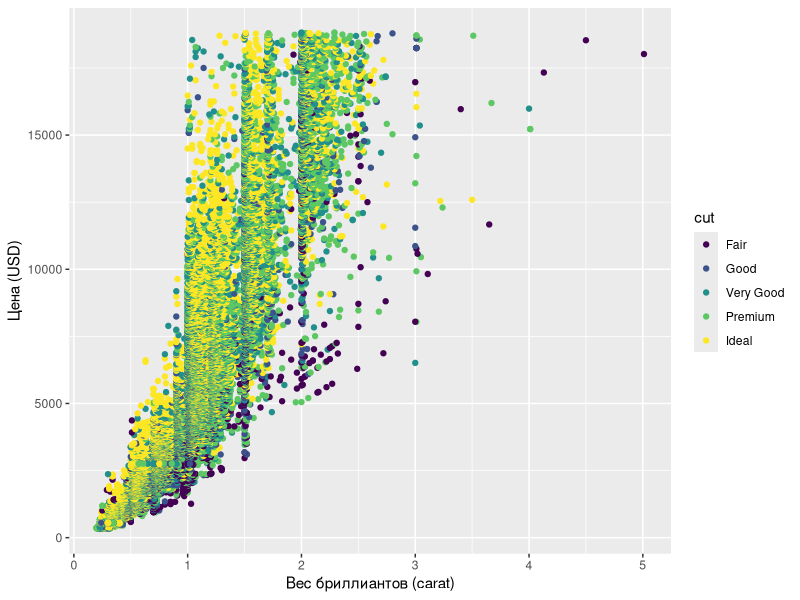
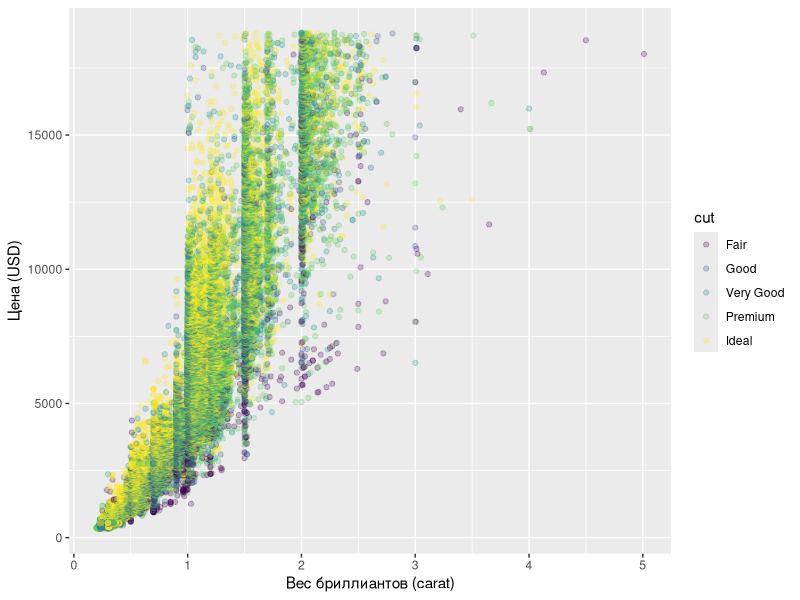
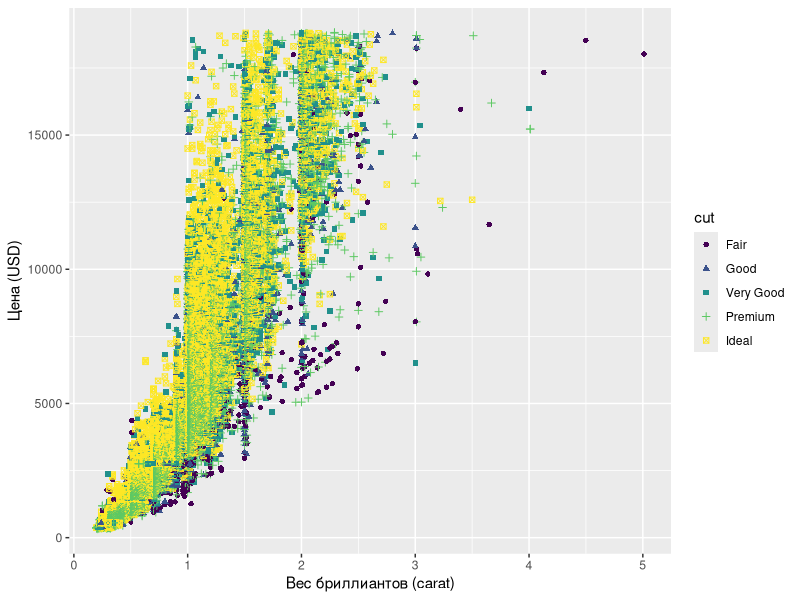

Write R code to recreate these figures, in order.
## ---- chunk 1
library(tidyverse)
# 8.1
ggplot(diamonds, aes(carat, price, colour = cut)) +
  geom_point() +
  xlab("Вес бриллиантов (carat)") +
  ylab("Цена (USD)")

# 8.2
# alpha добавляет точкам прозрачность
ggplot(diamonds, aes(carat, price, colour = cut)) +
  geom_point(alpha = 0.25) +
  xlab("Вес бриллиантов (carat)") +
  ylab("Цена (USD)")

# 8.3
ggplot(diamonds, aes(carat, price, colour = cut, shape = cut)) +
  geom_point(size = 1.5) +
  xlab("Вес бриллиантов (carat)") +
  ylab("Цена (USD)")
